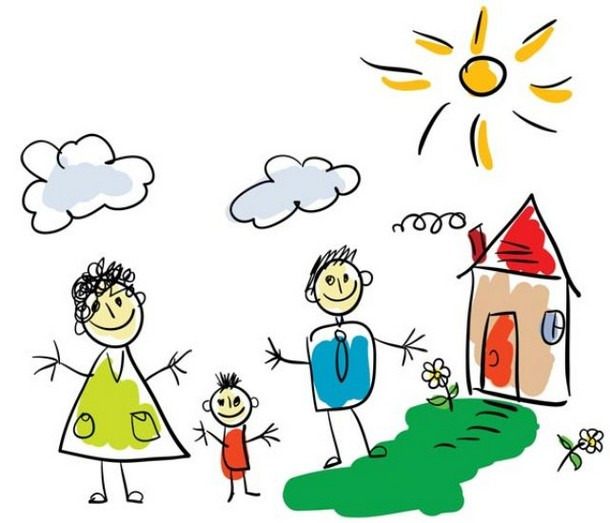
#> input picture pset3/code/inputs/p4src.png, 610 x 523 px
$ python prob4.py
#> lines starting #> are read from the running program, lines starting #| are printed output that depends on the picture
## Default modules imported. Import more if you need to.

import numpy as np


## Fill out these functions yourself

# Fits a homography between pairs of pts
#   pts: Nx4 array of (x,y,x',y') pairs of N >= 4 points
# Return homography that maps from (x,y) to (x',y')
#
# Can use np.linalg.svd
def getH(pts):
    #convert 2d points to homogeneous coordinates by adding a column of 1s
    pts1 = np.concatenate((pts[:, 0:2], np.ones((pts.shape[0], 1))), axis=1)
    pts2 = np.concatenate((pts[:,2:4], np.ones((pts.shape[0], 1))), axis=1)

    #iterate over points (assuming small number),
    #calculate the Ai matrix for each and add it to the list
    #assuming p is on the left and p' is on the right
    A_components = []
    for p, p_prime in zip(pts1, pts2):
        p1, p2, p3 = p_prime
        zeros = np.zeros(3)
        Ai = np.asarray([
            np.concatenate((zeros, -p3*p, p2*p)),
            np.concatenate((p3*p, zeros, -p1*p)),
            np.concatenate((-p2*p, p1*p, zeros))
        ])
        A_components.append(Ai)
    A = np.vstack(A_components)

    #solve Ah=0 using SVD
    u, s, v = np.linalg.svd(A)
    #get row of v corresponding to smallest singular value
    i = np.argmin(np.abs(s))
    h = v[i,:]
    return h.reshape(3,3)


# Splices the source image into a quadrilateral in the dest image,
# where dpts in a 4x2 image with each row giving the [x,y] co-ordinates
# of the corner points of the quadrilater (in order, top left, top right,
# bottom left, and bottom right).
#
# Note that both src and dest are color images.
#
# Return a spliced color image.
def splice(src,dest,dpts):
    #get homography mapping from dest points to source points
    src_H, src_W, _ = src.shape
    src_pts = np.float32([[0,0], [src_W-1,0], [0,src_H-1], [src_W-1,src_H-1]])
    pts = np.concatenate((dpts, src_pts), axis=1)
    H = getH(pts)

    #create matrices of coordinates in destination quadrilateral
    #note that the corresponding source points for some will lie outside the source image
    min_x = np.min(dpts[:,0])
    min_y = np.min(dpts[:,1])
    max_x = np.max(dpts[:,0])
    max_y = np.max(dpts[:,1])
    dest_xrange = np.arange(min_x, max_x+1)
    dest_yrange = np.arange(min_y, max_y+1)
    xx = np.repeat(dest_xrange, np.size(dest_yrange))
    yy = np.tile(dest_yrange, np.size(dest_xrange))
    dest_coords = np.concatenate((xx[:,np.newaxis], yy[:,np.newaxis]), axis=1)

    #apply homography to get corresponding source coordinates
    src_coords = apply_homography(dest_coords, H).astype(int)
    dest_coords = dest_coords.astype(int)
    #eliminate locations where coords are out of range
    lower = np.asarray([0,0])
    upper = np.asarray([src_W, src_H])
    filter = np.logical_and(src_coords>=lower, src_coords<upper)
    filter = np.all(filter,axis=1)
    src_coords = src_coords[filter]
    dest_coords = dest_coords[filter]

    #assign pixels at src_coords to locations at dest_coords
    modified = dest
    modified[dest_coords[:,1], dest_coords[:,0]] = src[src_coords[:,1], src_coords[:,0]]
    return modified

def apply_homography(pts, H):
    '''Returns the points transformed by H, still in (x,y) format'''
    pts_aug = np.concatenate((pts, np.ones((pts.shape[0], 1))), 1)
    #for each row in pts, multiply that row pointwise with each row in h
    multiplied = H[np.newaxis, :,:] * pts_aug[:,np.newaxis,:]
    summed = np.sum(multiplied, axis=2)
    result = (summed/summed[:,2][:,np.newaxis])[:,0:2]
    return result


########################## Support code below

from skimage.io import imread, imsave
from os.path import normpath as fn # Fixes window/linux path conventions
import warnings
warnings.filterwarnings('ignore')

# [7 lines of commented-out code are left out]

simg = np.float32(imread(fn('inputs/p4src.png')))/255.
dimg = np.float32(imread(fn('inputs/p4dest.png')))/255.
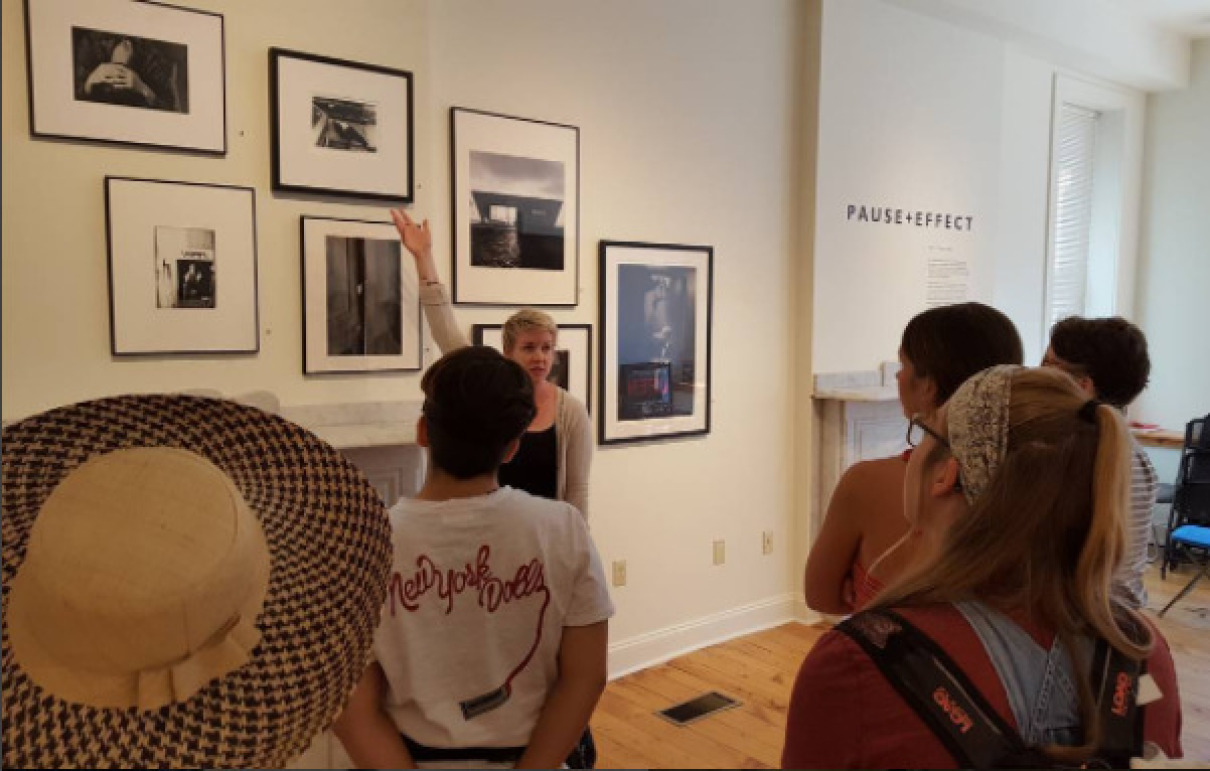
#> input picture pset3/code/inputs/p4dest.png, 1210 x 771 px
dpts = np.float32([ [276,54],[406,79],[280,182],[408,196]]) # Hard coded

comb = splice(simg,dimg,dpts)
#> in splice, `modified[dest_coords[:,1], dest_coords[:,0]] = src[src_coords[:,1], sr..`:
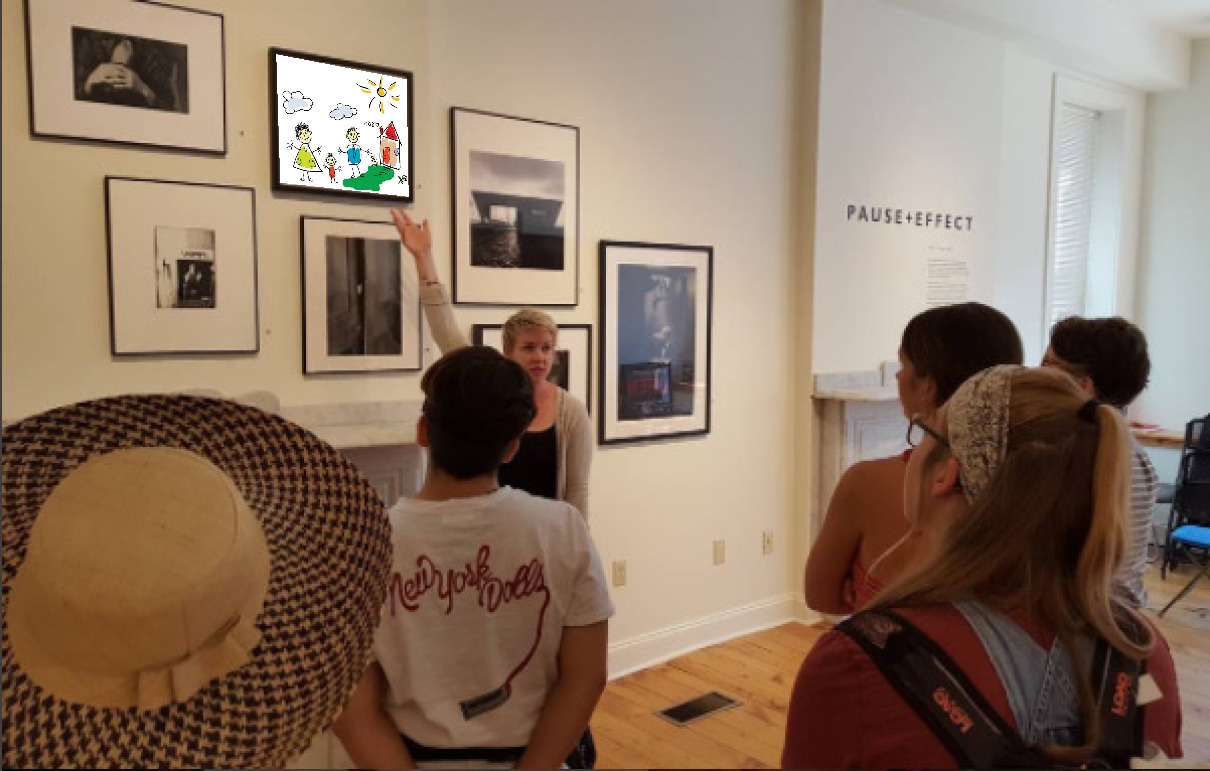
#> modified: shape (771, 1210, 3) float32; mean R, G, B 0.552, 0.464, 0.392

#> (the run stopped early here; a loop or call above may not have finished)
